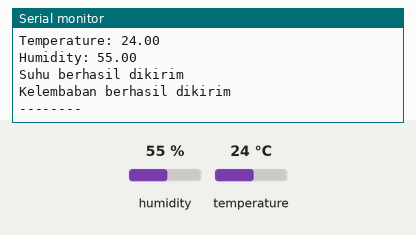
This sketch was run on a simulated ESP32. Parts: the last lines printed to the serial monitor. The inputs (shaded band) are chosen by the test bench; at power-on: humidity 55 %, temperature 24 °C. WiFi joins after 1.5 s; servers stay silent unless stated.

Above: at 3.7 s.
3.8 s: humidity set to 22 %
At 7.98 s:
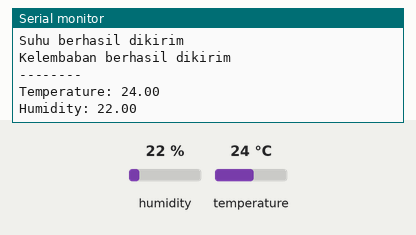
9.7 s: temperature set to 12 °C
At 13.45 s:
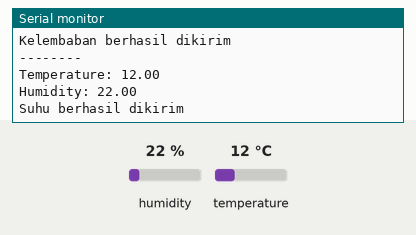
15.6 s: humidity set to 40 %
At 18.63 s:
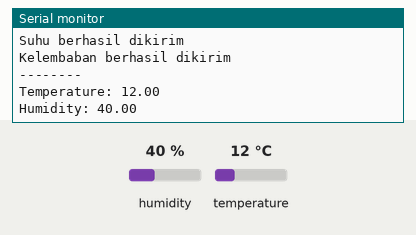
Timing chart, 0 to 20.1 s (numbered marks = the images above; inputs shaded):
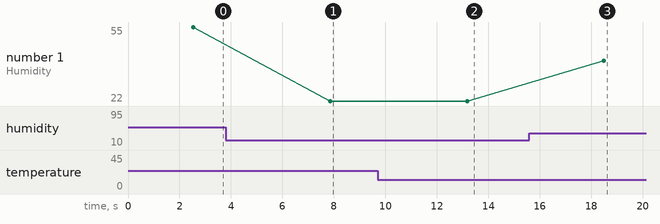

Measured:
- after the input at 3.8 s, the serial monitor: prints a new line after 4.1 s (image 1)
- after the input at 9.7 s, the serial monitor: prints a new line after 3.5 s (image 2)
- after the input at 15.6 s, the serial monitor: prints a new line after 2.9 s (image 3)
- plotted number 1: 55 → 22 after the input at 3.8 s, 22 → 40 after the input at 15.6 s

The sketch:

MITT.ino
```cpp
/*******
Project: Monitoring Suhu & Kelembaban dengan ESP32, DHT22, Firebase, dan MIT App Inventor
Board: ESP32
Input: DHT22
Output: Firebase -> MIT App Inventor
*******/

#include <WiFi.h>
#include <Firebase_ESP_Client.h>
#include "DHT.h"

// Informasi WiFi
#define WIFI_SSID "Tezo"
#define WIFI_PASSWORD "123445679"

// Firebase
#define API_KEY "AIzaSyAES84KaYtKsCEIXBUhvFQ87gZ0Zpj5GKM" // Lihat di Firebase Console > Project Settings > Web API Key
#define DATABASE_URL "https://monitoring-dht22-5065b-default-rtdb.firebaseio.com/" // Tanpa "https://"

#define DHTPIN 5 // GPIO 5 (bukan D5)
#define DHTTYPE DHT11

// Objek untuk Firebase dan DHT
FirebaseData fbdo;
FirebaseAuth auth;
FirebaseConfig config;

DHT dht(DHTPIN, DHTTYPE);

void setup() {
  Serial.begin(115200);
  delay(1000);
  dht.begin();

  // Koneksi WiFi
  WiFi.begin(WIFI_SSID, WIFI_PASSWORD);
  Serial.print("Menghubungkan ke WiFi");
  while (WiFi.status() != WL_CONNECTED) {
    Serial.print(".");
    delay(300);
  }
  Serial.println("\nTerhubung ke WiFi!");

  // Konfigurasi Firebase
  config.api_key = API_KEY;
  config.database_url = DATABASE_URL;

  // Jika tidak perlu autentikasi user, kosongkan email & password
  auth.user.email = "dht11@gmail.com";
  auth.user.password = "123445678";

  // Inisialisasi Firebase
  Firebase.begin(&config, &auth);
  Firebase.reconnectWiFi(true);
}

void loop() {
  float temperature = dht.readTemperature();
  float humidity = dht.readHumidity();

  if (isnan(temperature) || isnan(humidity)) {
    Serial.println("Gagal membaca dari sensor DHT!");
    return;
  }

  Serial.print("Temperature: ");
  Serial.println(temperature);
  Serial.print("Humidity: ");
  Serial.println(humidity);

  // Kirim ke Firebase
  if (Firebase.RTDB.setFloat(&fbdo, "Temperature", temperature)) {
    Serial.println("Suhu berhasil dikirim");
  } else {
    Serial.print("Gagal kirim suhu: ");
    Serial.println(fbdo.errorReason());
  }

  if (Firebase.RTDB.setFloat(&fbdo, "Humidity", humidity)) {
    Serial.println("Kelembaban berhasil dikirim");
  } else {
    Serial.print("Gagal kirim kelembaban: ");
    Serial.println(fbdo.errorReason());
  }

  Serial.println("--------");
  delay(5000); // Baca setiap 5 detik
}
```
